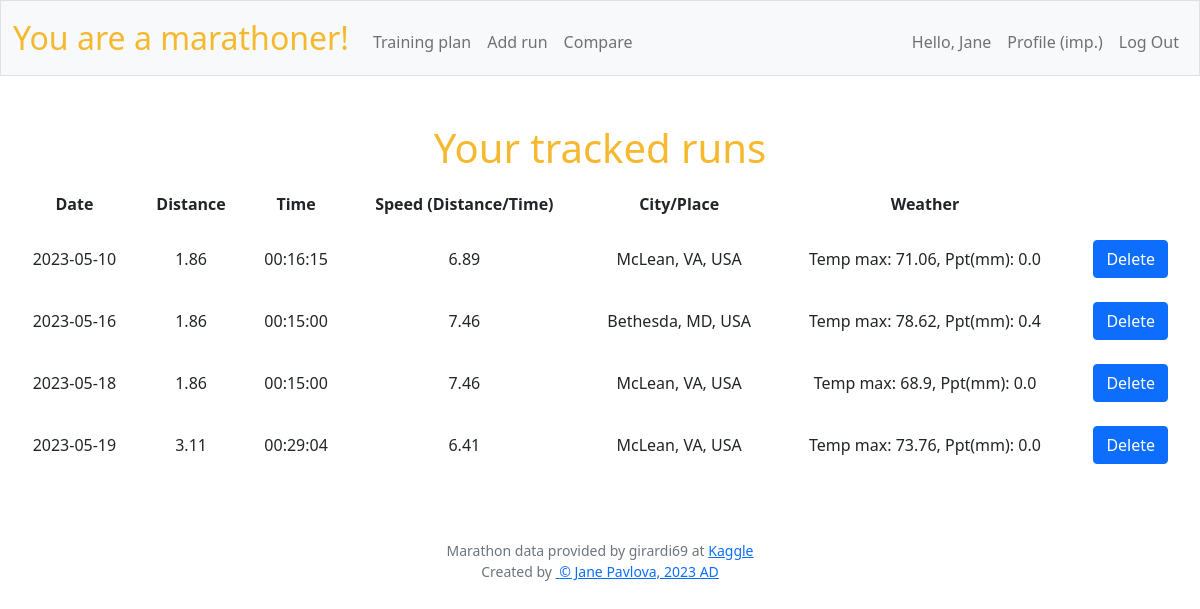
Page / (signed in) on the earlier database version.
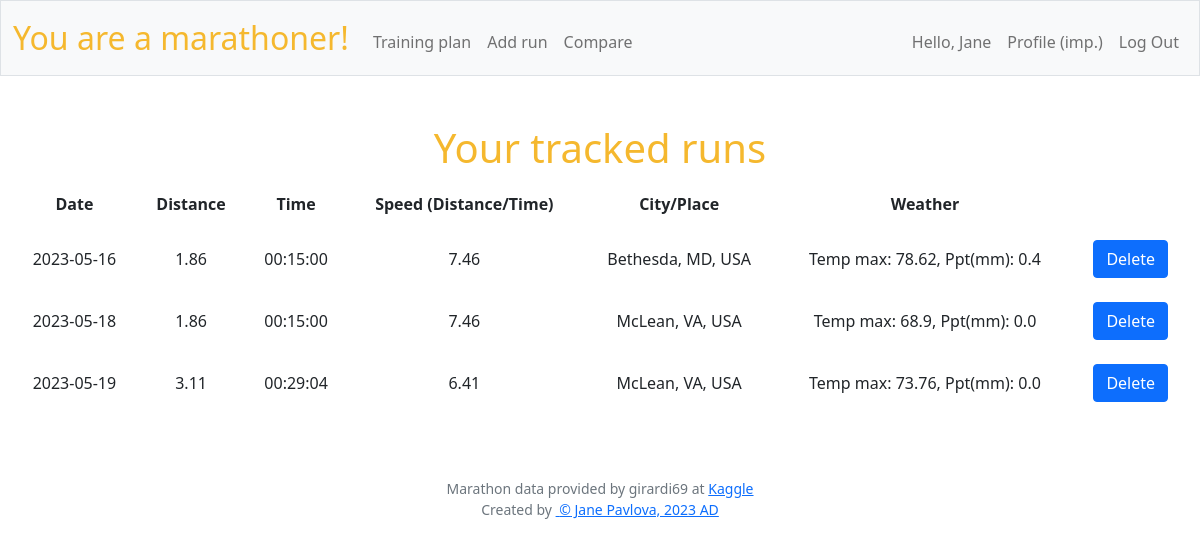
Same page on the later database version.
### tables this page shows
CREATE TABLE users (id INTEGER PRIMARY KEY AUTOINCREMENT NOT NULL, username TEXT NOT NULL, hash TEXT NOT NULL, imperial INTEGER NOT NULL DEFAULT 0);

CREATE TABLE runs (
id INTEGER PRIMARY KEY AUTOINCREMENT NOT NULL,
    user_id INTEGER,
    rundate DATETIME NOT NULL DEFAULT CURRENT_TIMESTAMP,
    distance REAL NOT NULL,
    runtime TEXT NOT NULL,
    speed REAL NOT NULL,
    weather TEXT, city TEXT,
    FOREIGN KEY (user_id) REFERENCES users (id));

### app.py (the view)
@app.route("/", methods=["GET"])
@login_required
def index():
    runs = get_user_runs(session["user_id"], g.crs)
    today = date.today()
    flash_message = False
    if len(runs) != 0:
        flash_message = True
    return render_template("layout.html", flash_message = flash_message, runs = runs, futuredate = today)

### app.py (called while the page is built)
@app.before_request
def before_request():
    if "db" not in g:
        g.db = sqlite3.connect("marathoner.db", check_same_thread=False)
    if "crs" not in g:
        g.crs = g.db.cursor()

@app.after_request
def after_request(response):
    if g.db is not None:
        g.db.close()
    """Ensure responses aren't cached"""
    response.headers["Cache-Control"] = "no-cache, no-store, must-revalidate"
    response.headers["Expires"] = 0
    response.headers["Pragma"] = "no-cache"
    return response

### supportfunctions.py (called while the page is built)
def login_required(f):
    @wraps(f)
    def decorated_function(*args, **kwargs):
        if session.get("user_id") is None:
            return redirect("/login")
        return f(*args, **kwargs)
    return decorated_function

def convert_to_mph(kmh):
    return kmh/1.609

def convert_to_fahrenheit(c):
    return ((c*9/5) + 32)

def convert_to_date(datestr):
    return datetime.strptime(datestr, "%Y-%m-%d").date()

### templates/layout.html (shortened to what this page needs)
<!DOCTYPE html>
<html lang="en">
    <head>
        <link href="https://cdn.jsdelivr.net/npm/bootstrap@5.1.3/dist/css/bootstrap.min.css"
 rel="stylesheet">
        <link href="/static/styles.css" rel="stylesheet">
    </head>
    <body>
        <nav class="bg-light border navbar navbar-expand-md navbar-light">
            <div class="container-fluid">
                <a class="navbar-brand" href="/"><span class="yellow">You</span><span class="yellow"> are</span><span class="yellow"> a</span><span class="yellow"> marathoner!</span></a>
                <div class="collapse navbar-collapse" id="navbar">
                    {% if session["user_id"] %}
                    <ul class="navbar-nav me-auto mt-2">
                        <li class="nav-item"><a class="nav-link" href="/plan">Training plan</a></li>
                        <li class="nav-item"><a class="nav-link" href="/addrun">Add run</a></li>
                        <li class="nav-item"><a class="nav-link" href="/compare">Compare</a></li>
                    </ul>
                    <ul class="navbar-nav ms-auto mt-2">
                        <li class="nav-link">Hello, {{ session["username"] }}</li>
                        <li class="nav-item"><a class="nav-link" href="/settings">Profile {% if session["imperial"]==1 %}(imp.){% else %}(metr.){% endif %}</a></li>
                        <li class="nav-item"><a class="nav-link" href="/logout">Log Out</a></li>
                    </ul>
                    {% else %}
                    <ul class="navbar-nav ms-auto mt-2">
                        <li class="nav-item"><a class="nav-link" href="/register">Register</a></li>
                        <li class="nav-item"><a class="nav-link" href="/login">Log In</a></li>
                    </ul>
                    {% endif %}
                </div>
            </div>
        </nav>
        <main class="container-fluid py-5 text-center">
                {% block main %}
                {% if session["user_id"] %}
                    {% if flash_message == True %}
                        <h1>Your tracked runs</h1>
                        <table>
                            <thead>
                                <tr>
                                    <th>Date</th>
                                    <th>Distance</th>
                                    <th>Time</th>
                                    <th>Speed (Distance/Time)</th>
                                    <th>City/Place</th>
                                    <th>Weather</th>
                                </tr>
                            </thead>
                            <tbody>
                                {% for run in runs %}
                                <tr {% if run.date|convertdate > futuredate %} class="futuredate" {% endif %}>
                                    <td>{{ run.date }}</td>
                                    <td>{{ run.distance }}</td>
                                    <td>{{ run.time}}</td>
                                    <td>{{ run.speed }}</td>
                                    <td>{{ run.city }}</td>
                                    <td>{{ run.weather }}</td>
                                    <td><button type="button" onclick="deleteTableRow('{{ run.id }}')" class="btn btn-primary">Delete</button></td>
                                </tr>
                                {% endfor %}
                            </tbody>
                        </table>
                    {% else %}
                        <h1>Your tracked runs</h1>
                        <h2>No runs yet tracked, stay put!</h2>
                    {% endif %}
                {% else %}
                        <h1>Login or register to start running!</h1>
                {% endif %}
                {% endblock %}
        </main>
        <footer class="mb-5 small text-center text-muted">
            Marathon data provided by girardi69 at <a
                href="https://www.kaggle.com/datasets/girardi69/marathon-time-predictions" target="_blank" rel="noopener noreferrer">Kaggle</a>
                <div>
                    Created by <a
                    href="https://github.com/pavlovajane" target="_blank" rel="noopener noreferrer">&nbsp;<span>&copy;</span>&nbsp;Jane Pavlova, 2023 AD</a>
                </div>
        </footer>
    </body>
</html>

### static/styles.css (style rules this page uses)
nav .navbar-brand { font-size: xx-large; }
nav .navbar-brand .yellow, h1, h2 { color: #f5b82e; }
table { background-color: transparent; margin-bottom: 1rem; width: 100%; }
table th, table td { padding: 0.75rem; vertical-align: middle; }

Differences in the rows shown:
removed runs: date "2023-05-10", distance "1.86", time "00:16:15", speed "6.89", city "McLean, VA, USA", weather "Temp max: 71.06, Ppt(mm): 0.0"
